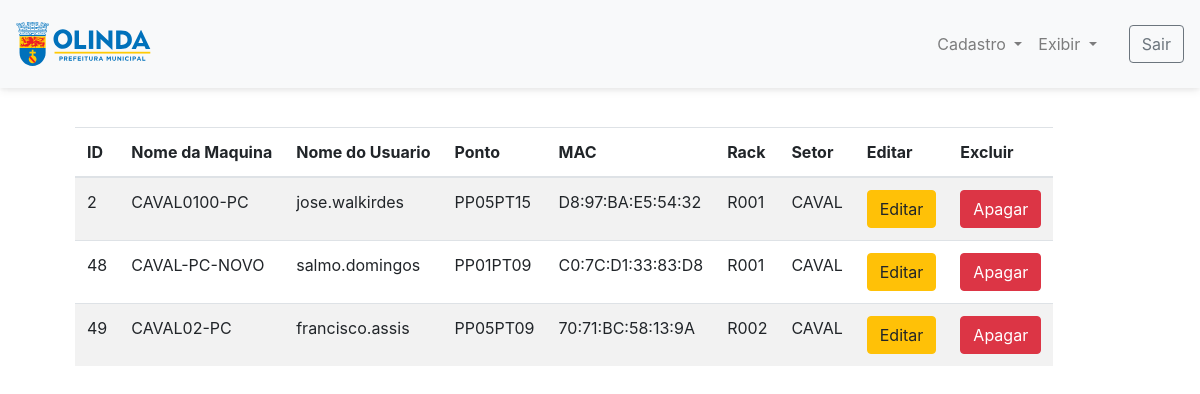
The app's page /exibirMaquinas.php, older data.
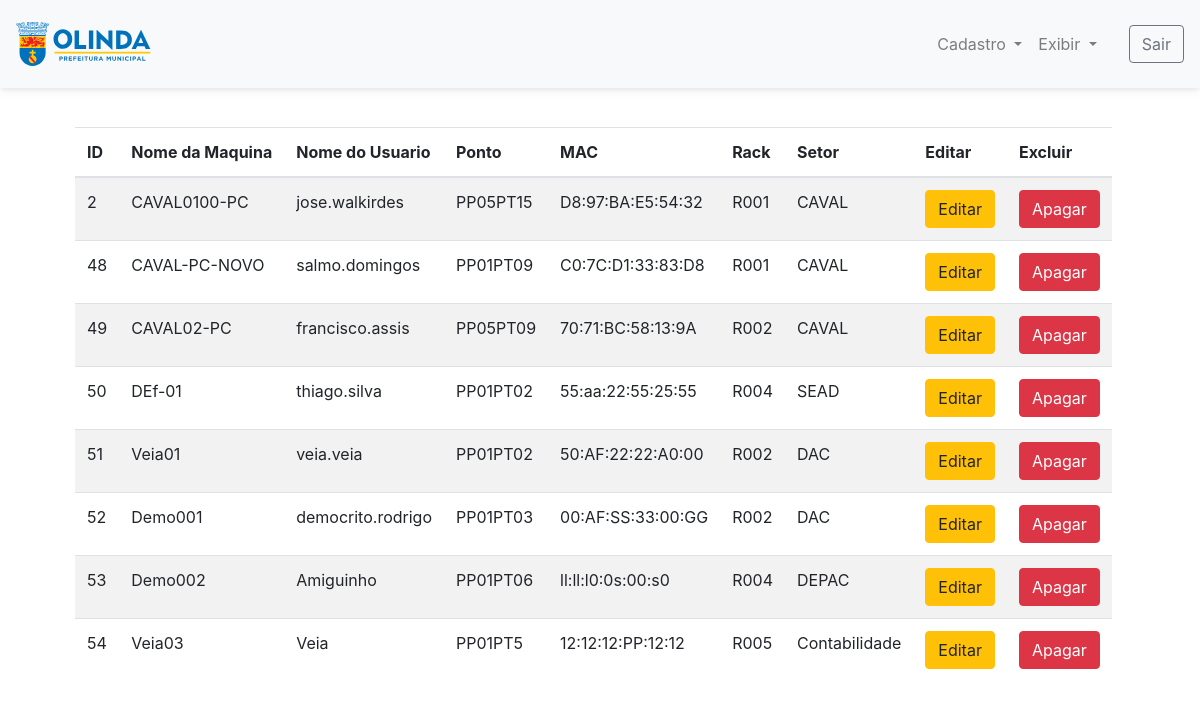
The same page, newer data.
### tables this page shows
CREATE TABLE `maquina` (
  `id` int(11) NOT NULL,
  `id_setor` int(11) NOT NULL,
  `id_rack` int(15) NOT NULL,
  `nome_maquina` varchar(150) NOT NULL,
  `nome_usuario` varchar(150) NOT NULL,
  `ponto` varchar(150) NOT NULL,
  `mac` varchar(150) NOT NULL
);

CREATE TABLE `rack` (
  `id` int(11) NOT NULL,
  `rack` varchar(15) NOT NULL
);

CREATE TABLE `setor` (
  `id` int(11) NOT NULL,
  `setor` varchar(150) NOT NULL
);

### exibirMaquinas.php (the view, shortened to what this page needs)
<?php
include_once './config.php';
include_once './util/cabeca.php';
$coon = mysqli_connect("localhost", "root", "", "bd_pc");
$query01 = "select m.id , m.nome_maquina , m.nome_usuario , r.rack ,s.setor, m.ponto , m.mac  from maquina m join rack r on m.id_rack = r.id join setor s on m.id_setor = s.id ";
$queryRack = mysqli_query($coon, $query01);
?>
<div class="container">
          <div class="table-responsive" style="margin-top: 10%;">
        <div class="container">
   <div class="container-fluid">
          <div class="table-responsive">
        <table class="table table-striped table-sm">
         <table class="table table-striped table-responsive" >
        <thead>
            <tr><th>ID</th><th>Nome da Maquina</th><th>Nome do Usuario</th><th>Ponto</th><th>MAC</th><th>Rack</th><th>Setor</th><th>Editar</th><th>Excluir</th></tr>
    </thead>
        <tbody>
<?php
        while($queryRacks  = mysqli_fetch_assoc($queryRack)){
            echo "<tr>";
            echo "<td >" . $queryRacks['id'] . "</td>";
            echo "<td >" . $queryRacks['nome_maquina'] . "</td>";
            echo "<td >" . $queryRacks['nome_usuario'] . "</td>";
            echo "<td >" . $queryRacks['ponto'] . "</td>";
            echo "<td >" . $queryRacks['mac'] . "</td>";
            echo "<td >" . $queryRacks['rack'] . "</td>";
            echo "<td >" . utf8_encode($queryRacks['setor']) . "</td>";
            echo "<td >" .  "<button class='btn btn-warning'>Editar</button>". "</td>";
            echo "<td >" . "<button class='btn btn-danger'>Apagar</button>" . "</td>";
            echo "</tr>";
        }
    ?>
        </tbody>
    </table>
        </table>
      </div>
   </div>
      </div>
  </div>
<?php
include_once './util/rodape.php';
?>

### util/cabeca.php (shortened to what this page needs)
<?php include_once './config.php';
?>
<!DOCTYPE html>
<html>
    <head>
        <link rel="stylesheet" href="<?php urlSite(); ?>css/bootstrap.css">
        <link rel="stylesheet" href="<?php urlSite(); ?>css/estilo.css">
    </head>
    <body>
        <nav class="navbar navbar-expand-md navbar-light bg-light box-shadow fixed-top py-3 ">
            <a class="navbar-brand" href="index.php"><img width="45%" height="45% "src="<?php urlSite(); ?>img/logo.svg"></a>
            <div class="collapse navbar-collapse " id="navbarSupportedContent">
                <ul class="navbar-nav ml-auto  ">
                    <li class="nav-item">
                        <a class="nav-link" href=""></a>
                    </li>
                    <li class="nav-item dropdown">
                        <a class="nav-link dropdown-toggle" href="#" id="navbarDropdown" role="button" data-toggle="dropdown" aria-haspopup="true" aria-expanded="false">
                            Cadastro
                        </a>
                    </li>
                    <li class="nav-item dropdown">
                        <a class="nav-link dropdown-toggle" href="#" id="navbarDropdown" role="button" data-toggle="dropdown" aria-haspopup="true" aria-expanded="false">
                            Exibir
                        </a>
                    </li>
                </ul>
                <a href="<?php urlSite(); ?>sair.php"  class="btn btn-outline-secondary my-2 my-sm-0 ml-md-4" ><span data-feather="log-out">Sair</span></a>
            </div>
        </nav>

### config.php
<?php
function urlSite () {
 echo 'http://localhost/gm/';
}
  ?>

### util/rodape.php (shortened to what this page needs)
</body>
</html>

### css/estilo.css (style rules this page uses)
.box-shadow { box-shadow: 0 2px 4px 0 rgba(0,0,0,.05), 0 4px 8px 0 rgba(0,0,0,.05); }

Row changes from the older to the newer data that the page shows:
added maquina: id "50", nome_maquina "DEf-01", nome_usuario "thiago.silva", ponto "PP01PT02", mac "55:aa:22:55:25:55", id_rack.rack "R004", id_setor.setor "SEAD"
added maquina: id "51", nome_maquina "Veia01", nome_usuario "veia.veia", ponto "PP01PT02", mac "50:AF:22:22:A0:00", id_rack.rack "R002", id_setor.setor "DAC"
added maquina: id "52", nome_maquina "Demo001", nome_usuario "democrito.rodrigo", ponto "PP01PT03", mac "00:AF:SS:33:00:GG", id_rack.rack "R002", id_setor.setor "DAC"
added maquina: id "53", nome_maquina "Demo002", nome_usuario "Amiguinho", ponto "PP01PT06", mac "ll:ll:l0:0s:00:s0", id_rack.rack "R004", id_setor.setor "DEPAC"
added maquina: id "54", nome_maquina "Veia03", nome_usuario "Veia", ponto "PP01PT5", mac "12:12:12:PP:12:12", id_rack.rack "R005", id_setor.setor "Contabilidade"
